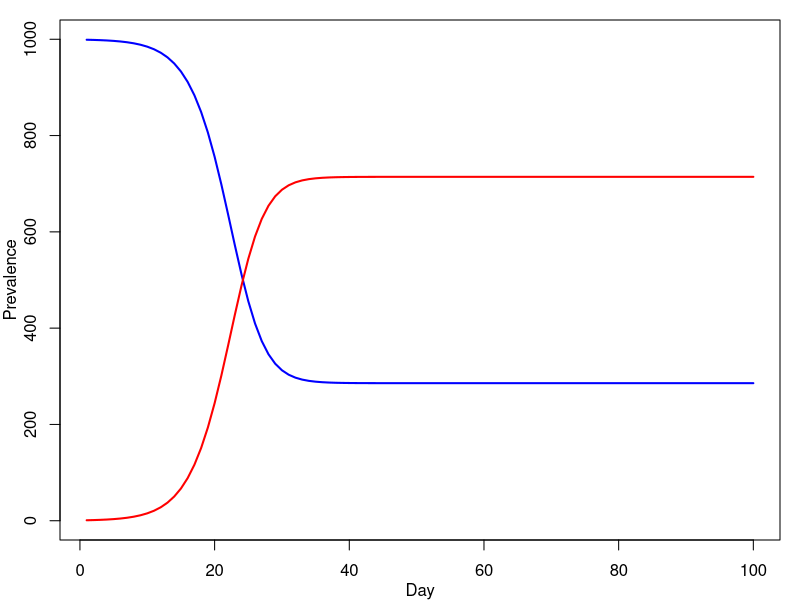
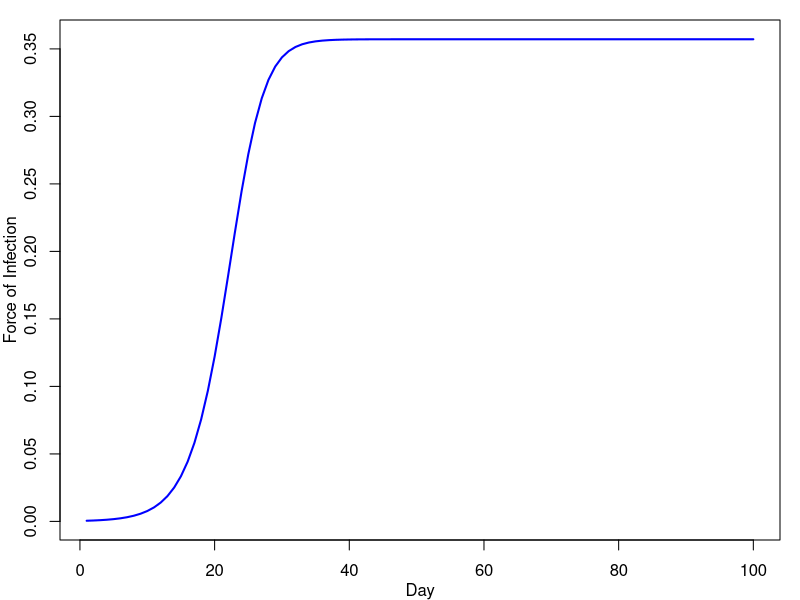
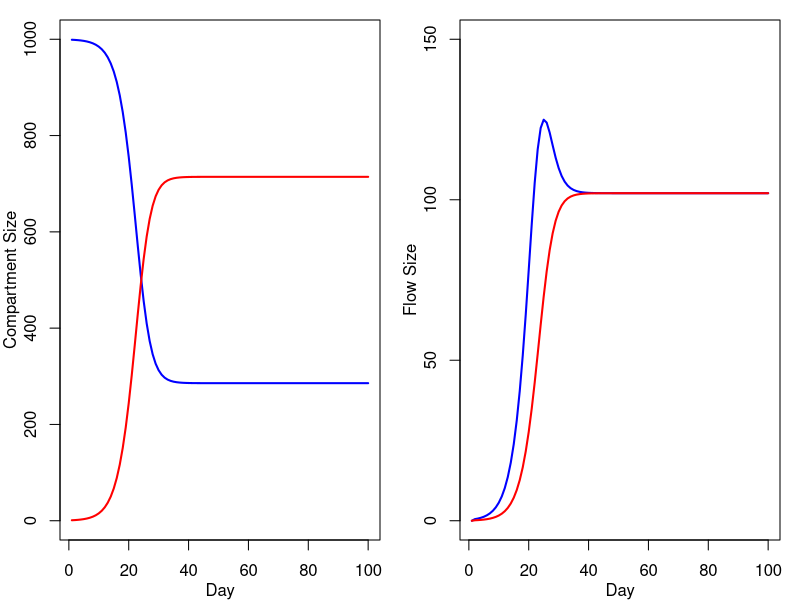
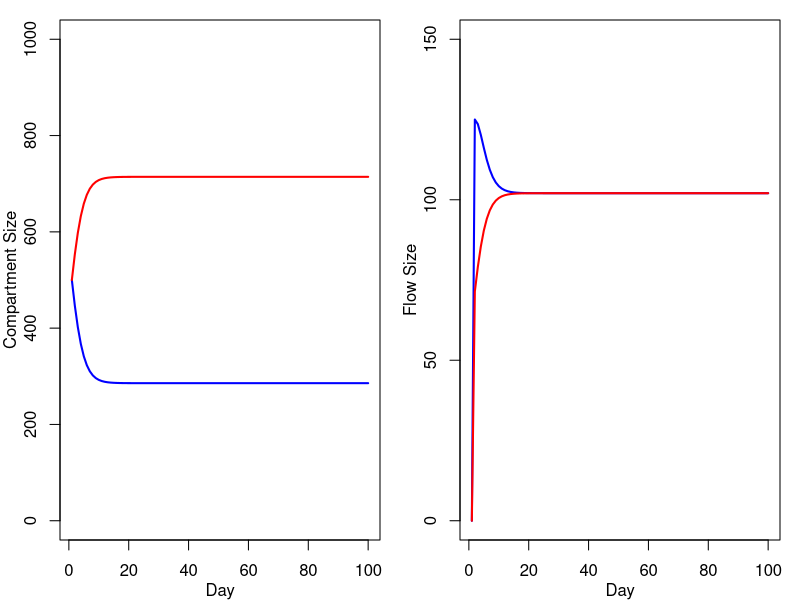
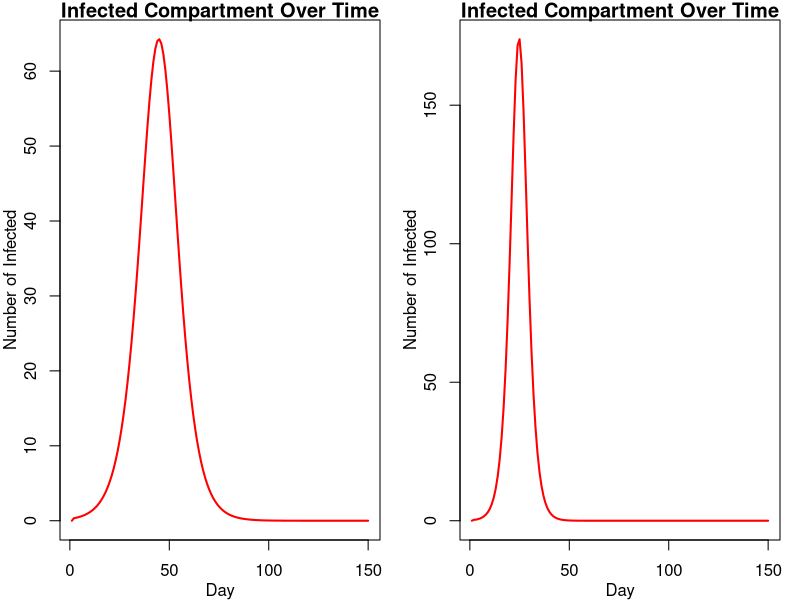

These charts were generated, in order, by the following R code:
## ------------------------------------------------------------------------------------------------------------------
tau <- 0.25
c <- 2
D <- 7

S.init <- 999
I.init <- 1

nsteps <- 100

S <- S.init
I <- I.init
N <- S + I

#for loop
for (t in 1:(nsteps - 1)) {   #inside {} are calculations

# derived variables (might be changing as a fxn of other things that change over time)
  lambda_t <- (tau * c) * (I[t]/N) #I[t]/N might be changing  []=subscript
  gamma <- 1/D  #D=duration of infection, turning into a rate by putting it under 1

# difference equations
  S[t + 1] <- S[t] - (lambda_t * S[t]) + (gamma * I[t]) #lambdat*St=incidence
  I[t + 1] <- I[t] + (lambda_t * S[t]) - (gamma * I[t]) #gamma*It=recovery
  }  #end of for loop

df <- data.frame(S, I)
head(df, 20)

par(mar = c(3,3,1,1), mgp = c(2,1,0), mfrow = c(1,1))
plot(df$S, type = "l", col = "blue", lwd = 2, ylim = c(0, N[1]),
     ylab = "Prevalence", xlab = "Day")
lines(df$I, col = "red", lwd = 2)


## ------------------------------------------------------------------------------------------------------------------
#3
df$lambda_t <- (tau * c) * (df$I/N) #I[t] needs to be changed to df$I

par(mar = c(3,3,1,1), mgp = c(2,1,0), mfrow = c(1,1))
plot(df$lambda_t, type = "l", col = "blue", lwd = 2, ylab = "Force of Infection", xlab = "Day")


## ------------------------------------------------------------------------------------------------------------------
#4
tau <- 0.25
c <- 2
D <- 7

S.init <- 999
I.init <- 1

S <- S.init
I <- I.init
N <- S + I

nsteps<-100

incid <- numeric(nsteps)
recov <- numeric(nsteps)  


#for loop
for (t in 1:(nsteps - 1)) {   #inside {} are calculations

# derived variables (might be changing as a fxn of other things that change over time)
  lambda_t <- (tau * c) * (I[t]/N) #I[t]/N might be changing  []=subscript
  gamma <- 1/D  #D=duration of infection, turning into a rate by putting it under 1
  incid[t+1] <- lambda_t * S[t]
  recov[t+1]<- gamma * I[t]

# difference equations
  S[t + 1] <- S[t] - incid[t+1] + recov[t+1] #lambdat*St=incidence
  I[t + 1] <- I[t] + incid[t+1] - recov[t+1] #gamma*It=recovery
} 

df2 <- data.frame(S, I, incid, recov)

par(mfrow=c(1,2))

plot(df2$S, type = "l", col = "blue", lwd = 2, ylim = c(0, N[1]),
     ylab = "Compartment Size", xlab = "Day") #blue=#susceptible
lines(df2$I, col = "red", lwd = 2) #red=#infected

plot(df2$incid, type = "l", col = "blue", lwd = 2,ylim = c(0, 150),
     ylab = "Flow Size", xlab = "Day") #blue=indcidence
lines(df2$recov, col = "red", lwd = 2) #red=recoveries



## ------------------------------------------------------------------------------------------------------------------
#5
tau <- 0.25
c <- 2
D <- 7

S.init <- 500
I.init <- 500

S <- S.init
I <- I.init
N <- S + I

nsteps<-100

incid <- numeric(nsteps)
recov <- numeric(nsteps)  


#for loop
for (t in 1:(nsteps - 1)) {   #inside {} are calculations

# derived variables (might be changing as a fxn of other things that change over time)
  lambda_t <- (tau * c) * (I[t]/N) #I[t]/N might be changing  []=subscript
  gamma <- 1/D  #D=duration of infection, turning into a rate by putting it under 1
  incid[t+1] <- lambda_t * S[t]
  recov[t+1]<- gamma * I[t]

# difference equations
  S[t + 1] <- S[t] - incid[t+1] + recov[t+1] #lambdat*St=incidence
  I[t + 1] <- I[t] + incid[t+1] - recov[t+1] #gamma*It=recovery
} 

df3 <- data.frame(S, I, incid, recov)

par(mfrow=c(1,2))

plot(df3$S, type = "l", col = "blue", lwd = 2, ylim = c(0, N[1]),
     ylab = "Compartment Size", xlab = "Day") #blue=#susceptible
lines(df3$I, col = "red", lwd = 2) #red=#infected

plot(df3$incid, type = "l", col = "blue", lwd = 2, ylim = c(0, 150),
     ylab = "Flow Size", xlab = "Day") #blue=incidence
lines(df3$recov, col = "red", lwd = 2) #red=recoveries



## ------------------------------------------------------------------------------------------------------------------
#6
R0 <- 2
dur.preinf <- 3
dur.inf <- 2

S.init <- 999
E.init <- 1
I.init <- 0
R.init <- 0

S <- S.init
E <- E.init
I <- I.init
R <- R.init
N <- S + E + I + R

nsteps <- 150

for (t in 1:(nsteps - 1)) {

# derived variables
lambda_t <- R0/(N * dur.inf) * I[t]
gamma <- 1/dur.preinf
rho <- 1/dur.inf
# difference equations--have to write out ourselves
S[t + 1] <- S[t] - (lambda_t * S[t])
E[t + 1] <- E[t] + (lambda_t * S[t]) - (gamma*E[t])
I[t + 1] <- I[t] + (gamma*E[t]) - (rho*I[t])
R[t + 1] <- R[t] + (rho*I[t]) 

} 

df4 <- data.frame(S, E, I, R)

plot(df4$I, type = "l", col = "red", lwd = 2, 
     xlab = "Day", ylab = "Number of Infected", 
     main = "Infected Compartment Over Time")


## ------------------------------------------------------------------------------------------------------------------
#6 continued
peak_prev <- max(df4$I)
print(peak_prev) #64.25424
peak_prev_time<-which.max(df4$I)
print(peak_prev_time) #day 45 time step


## ------------------------------------------------------------------------------------------------------------------
#7
R0 <- 4
dur.preinf <- 3
dur.inf <- 2

S.init <- 999
E.init <- 1
I.init <- 0
R.init <- 0

S <- S.init
E <- E.init
I <- I.init
R <- R.init
N <- S + E + I + R

nsteps <- 150

for (t in 1:(nsteps - 1)) {

# derived variables
lambda_t <- R0/(N * dur.inf) * I[t]
gamma <- 1/dur.preinf
rho <- 1/dur.inf
# difference equations--have to write out ourselves
S[t + 1] <- S[t] - (lambda_t * S[t])
E[t + 1] <- E[t] + (lambda_t * S[t]) - (gamma*E[t])
I[t + 1] <- I[t] + (gamma*E[t]) - (rho*I[t])
R[t + 1] <- R[t] + (rho*I[t]) 

} 

df5 <- data.frame(S, E, I, R)

plot(df5$I, type = "l", col = "red", lwd = 2, 
     xlab = "Day", ylab = "Number of Infected", 
     main = "Infected Compartment Over Time")


## ------------------------------------------------------------------------------------------------------------------
#7 continued
peak_prev2 <- max(df5$I)
print(peak_prev2) #173.81
peak_prev_time2<-which.max(df5$I)
print(peak_prev_time2) #day 25 time step

